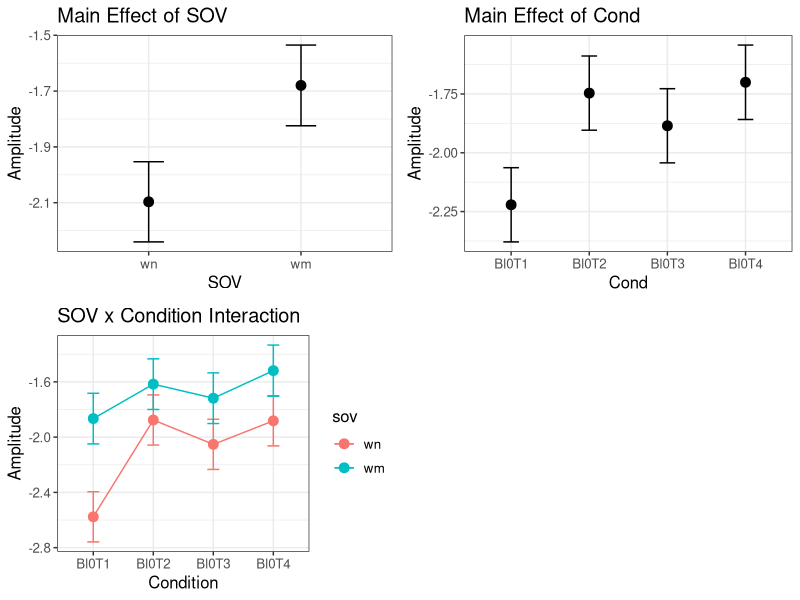
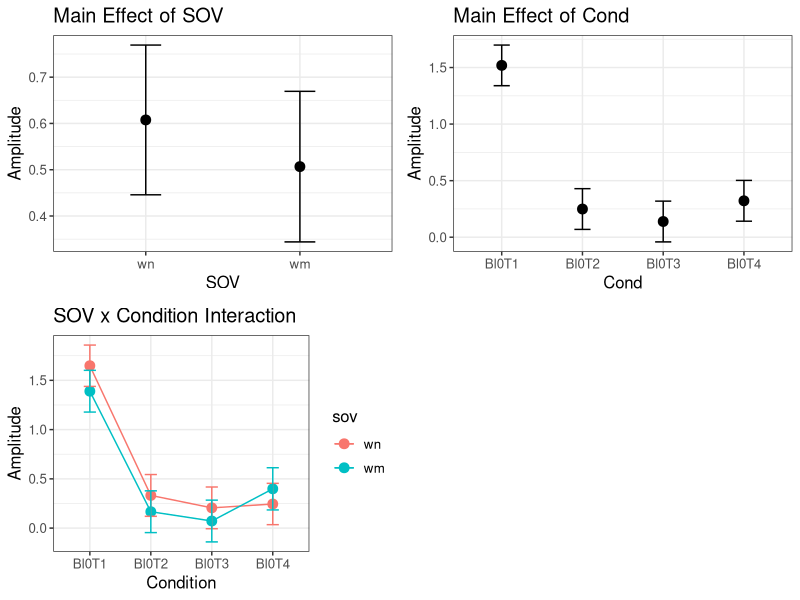
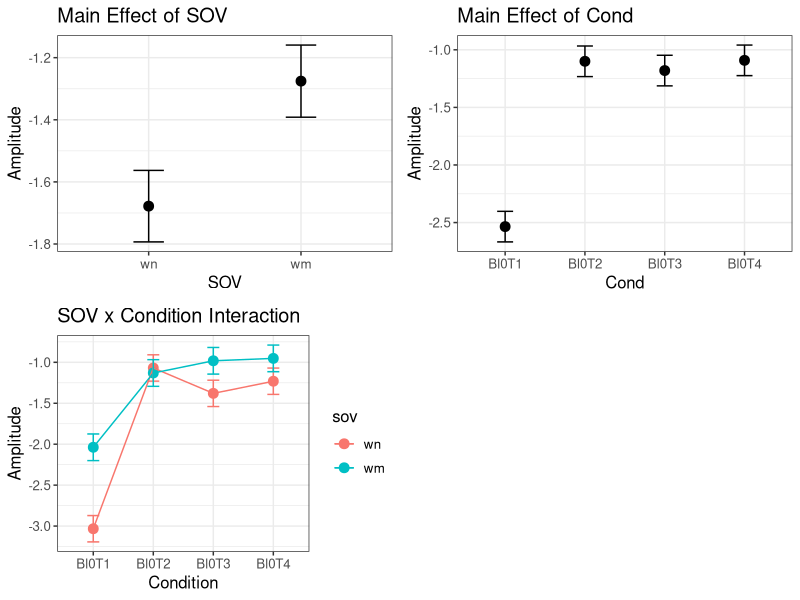
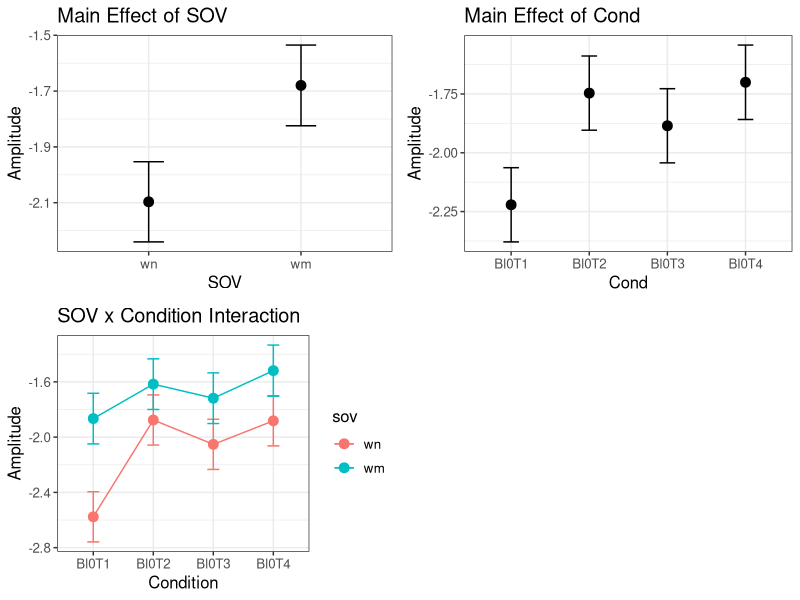
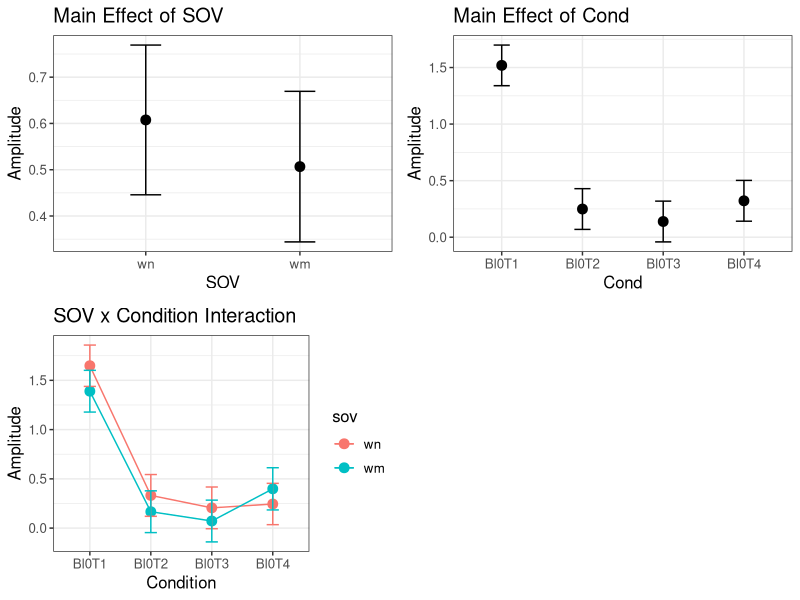
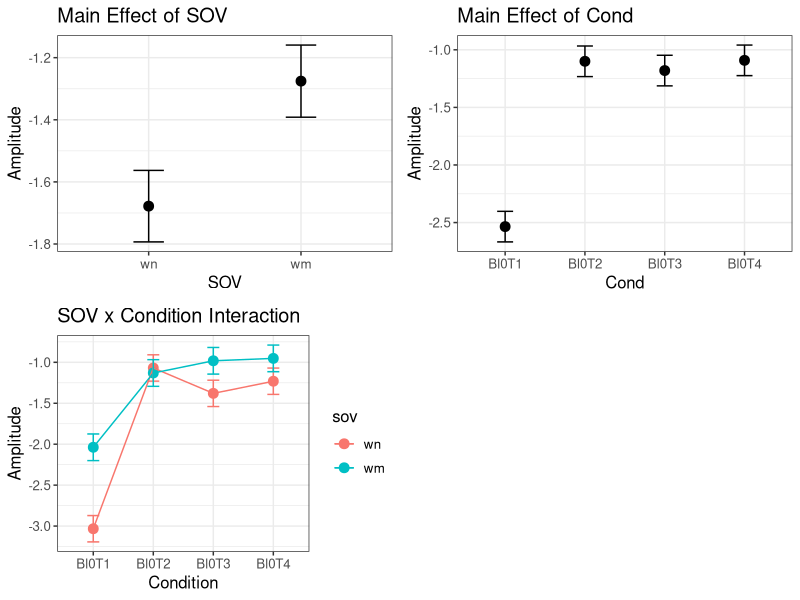

Reproduce these figures in R, in order.
## ---- chunk 1
# run twice 
library(Matrix)
library(lme4)
library(lmtest)
library(dplyr)
library(parallel)
library(bayestestR)
library(glmmTMB)
library(gridExtra)
library(emmeans)
library(ggplot2)
library(ggsignif)

## ---- chunk 2
data <- read.csv("wakefulness_to_R.csv") %>%
 filter(is_peak %in% c(1),
        sov %in% c("wn", "wm"),
        cond %in% c("Bl0T1", "Bl0T2", "Bl0T3", "Bl0T4"))

data$sov <- as.factor(data$sov)
data$component <- as.factor(data$component)
data$is_peak <- as.factor(data$is_peak)
data$cond <- factor(data$cond,     levels = c("Bl0T1", "Bl0T2", "Bl0T3", "Bl0T4"),      ordered = TRUE)
data$sov <- factor(data$sov,  levels = c("wn", "wm"), ordered = FALSE)

N100_data <- subset(data, component == "N100")
P2_data <- subset(data, component == "P2")
N350_data <- subset(data, component == "N350")
## ---- chunk 3
# Function to analyze each component
analyze_component <- function(comp_data, comp_name) {
  # Fit all three models
  null_model <- lmer(amplitude ~ 1 + (1|subject), data = comp_data)
  main_effects_model <- lmer(amplitude ~ sov + cond + (1|subject), data = comp_data)
  interaction_model <- lmer(amplitude ~ sov * cond + (1|subject), data = comp_data)
  
  # Test for main effects
  sov_model <- lmer(amplitude ~ sov + (1|subject), data = comp_data)
  sov_comparison <- anova(null_model, sov_model)
  
  cond_model <- lmer(amplitude ~ cond + (1|subject), data = comp_data)
  cond_comparison <- anova(null_model, cond_model)
  
  # Perform nested model comparisons
  null_vs_main <- anova(null_model, main_effects_model)
  main_vs_interaction <- anova(main_effects_model, interaction_model)
  null_vs_interaction <- anova(null_model, interaction_model)
  
  # Get estimated marginal means
  emm_sov <- emmeans(interaction_model, ~ sov)
  emm_cond <- emmeans(interaction_model, ~ cond)
  emm_interaction <- emmeans(interaction_model, ~ sov * cond)
  emm_sov_df <- as.data.frame(emm_sov)
  emm_cond_df <- as.data.frame(emm_cond)
  emm_interaction_df <- as.data.frame(emm_interaction)

  # Plot for main effect of SOV
  p1 <- ggplot(emm_sov_df, aes(x = sov, y = emmean)) +
    geom_point(size = 3) +
    geom_errorbar(aes(ymin = emmean - SE, ymax = emmean + SE), width = 0.2) +
    theme_bw() +
    labs(x = "SOV", y = "Amplitude", title = "Main Effect of SOV") +
    theme(text = element_text(size = 12))
  
  # Plot for main effect of Cond
  p2 <- ggplot(emm_cond_df, aes(x = cond, y = emmean)) +
    geom_point(size = 3) +
    geom_errorbar(aes(ymin = emmean - SE, ymax = emmean + SE), width = 0.2) +
    theme_bw() +
    labs(x = "Cond", y = "Amplitude", title = "Main Effect of Cond") +
    theme(text = element_text(size = 12))
  
  # Plot for interaction
  p3 <- ggplot(emm_interaction_df, aes(x = cond, y = emmean, color = sov, group = sov)) +
    geom_point(size = 3) +
    geom_line() +
    geom_errorbar(aes(ymin = emmean - SE, ymax = emmean + SE), width = 0.2) +
    theme_bw() +
    labs(x = "Condition", y = "Amplitude", title = "SOV x Condition Interaction") +
    theme(text = element_text(size = 12))
  
  # Display plots
  plots <- grid.arrange(p1, p2, p3, ncol = 2)
  
  if(null_vs_interaction$`Pr(>Chisq)`[2] < 0.05) {
    return(list(
      component = comp_name,
      null_vs_main = null_vs_main,
      main_vs_interaction = main_vs_interaction,
      null_vs_interaction = null_vs_interaction,
      sov_effect = sov_comparison,
      cond_effect = cond_comparison,
      interaction_model_summary = summary(interaction_model),
      interaction_model = interaction_model,
      plots = plots
    ))
  } else {
    return(list(
      component = comp_name,
      null_vs_main = null_vs_main,
      main_vs_interaction = main_vs_interaction,
      null_vs_interaction = null_vs_interaction,
      message = "Null model is not significantly different from interaction model",
      plots = plots
    ))
  }
}

# Print results for each component
print_results <- function(results) {
  cat("\n__Results for", results$component, ":__\n")
  cat("____________________________________\n")
  cat("\n__Model Comparison (Null vs Full):__\n")
  cat("____________________________________\n")
  print(results$model_comparison)
  cat("\nNull vs Main Effects Model:\n")
  cat("____________________________________\n")
  print(results$null_vs_main)
  cat("\nMain Effects vs Interaction Model:\n")
  cat("____________________________________\n")
  print(results$main_vs_interaction)
  cat("\nNull vs Interaction Model:\n")
  cat("____________________________________\n")
  print(results$null_vs_interaction)
  
  if(!is.null(results$message)) {
    cat("\n", results$message, "\n")
  } else {
    cat("\n__Main effect of SOV:__\n")
    cat("____________________________________\n")
    print(results$sov_effect)
    cat("\n__Main effect of Condition:__\n")
    cat("____________________________________\n")
    print(results$cond_effect)
    cat("\n__Full model summary:__\n")
    cat("____________________________________\n")
    print(results$interaction_model_summary)
    
    # Add emmeans analyses
    cat("\n__Estimated Marginal Means for SOV:__\n")
    cat("____________________________________\n")
    print(emmeans(results$interaction_model, ~ sov))
    
    cat("\n__Estimated Marginal Means for Cond:__\n")
    cat("____________________________________\n")
    print(emmeans(results$interaction_model, ~ cond))
    
    cat("\n__Estimated Marginal Means for SOV x Condition interaction:__\n")
    cat("____________________________________\n")
    print(emmeans(results$interaction_model, ~ sov * cond))
    
    # Add pairwise comparisons
    cat("\n__Pairwise comparisons for SOV:__\n")
    cat("____________________________________\n")
    print(pairs(emmeans(results$interaction_model, ~ sov)))
    
    cat("\n__Pairwise comparisons for Cond:__\n")
    cat("____________________________________\n")
    print(pairs(emmeans(results$interaction_model, ~ cond)))
  }
}

# Function to save results
save_results <- function(results, component_name) {
  # Save plots to PDF
  pdf(paste0(component_name, "_plots.pdf"), width = 12, height = 6)
  grid.arrange(results$plots)
  dev.off()
  
  # Save text results to file
  sink(paste0(component_name, "_results.txt"))
  
  cat("\nResults for", component_name, ":\n")
  
  cat("\n__Model Comparisons:__\n")
  cat("\nNull vs Main Effects Model:\n")
  cat("\n____________________________________\n")
  print(results$null_vs_main)
  
  cat("\nMain Effects vs Interaction Model:\n")
  cat("\n____________________________________\n")
  print(results$main_vs_interaction)
  
  cat("\nNull vs Interaction Model:\n")
  cat("\n____________________________________\n")
  print(results$null_vs_interaction)
  
  if(!is.null(results$message)) {
    cat("\n", results$message, "\n")
  } else {
    cat("\nMain effect of SOV:\n")
    cat("\n____________________________________\n")
    print(results$sov_effect)
    
    cat("\nMain effect of Condition:\n")
    cat("\n____________________________________\n")
    print(results$cond_effect)
    
    cat("\nInteraction model summary:\n")
    cat("\n____________________________________\n")
    print(results$interaction_model_summary)
    
    # Add emmeans results
    cat("\nEstimated Marginal Means for SOV:\n")
    cat("\n____________________________________\n")
    print(emmeans(results$interaction_model, ~ sov))
    
    cat("\nEstimated Marginal Means for Cond:\n")
    cat("\n____________________________________\n")
    print(emmeans(results$interaction_model, ~ cond))
    
    cat("\nEstimated Marginal Means for SOV x Condition interaction:\n")
    cat("\n____________________________________\n")
    print(emmeans(results$interaction_model, ~ sov * cond))
    
    cat("\nPairwise comparisons for SOV:\n")
    cat("\n____________________________________\n")
    print(pairs(emmeans(results$interaction_model, ~ sov)))
    
    cat("\nPairwise comparisons for Cond:\n")
    cat("\n____________________________________\n")
    print(pairs(emmeans(results$interaction_model, ~ cond)))
  }
  
  sink()
}


## ---- chunk 4
N100_results <- analyze_component(N100_data, "N100")
P2_results <- analyze_component(P2_data, "P2")
N350_results <- analyze_component(N350_data, "N350")


print_results(N100_results)
print_results(P2_results)
print_results(N350_results)


# Save results for each component
save_results(N100_results, "N100")
save_results(P2_results, "P2")
save_results(N350_results, "N350")
